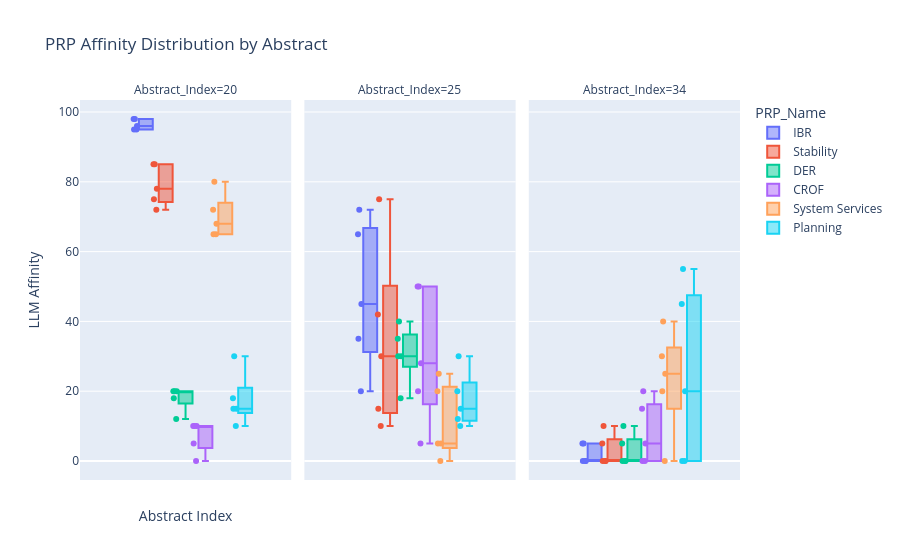

Notebook code for this chart:
### Code cell
abstracts_ids = [1,8,20, 19]
abstracts_ids = [20, 25, 34]
fig = px.box(
    prp_df[prp_df['Abstract_Index'].isin(abstracts_ids)], #ra_df[ra_df['Abstract_Index'].isin([7,8,9])],
    # x='Abstract_Index',
    y='LLM_Affinity',
    # color='Model_Slug',
    points='all',
    # hover_data='PRP_Name',
    # facet_row='PRP_Name',
    facet_col='Abstract_Index',
    color = 'PRP_Name',
    # x = 'Model_Slug',
    title=f'PRP Affinity Distribution by Abstract'
 )
# fig.update_xaxes(range=[0.5,10.5])
fig.update_layout(xaxis_title='Abstract Index', yaxis_title='LLM Affinity')
# fig.update_xaxes(tickangle=45)
fig.show()

### Figure 1 — Plotly figure (JSON) as saved in the notebook; plotly's stock layout.template omitted (floating-point values rounded to 4 significant figures)
{"data": [{"alignmentgroup": "True", "boxpoints": "all", "hovertemplate": "PRP_Name=IBR<br>Abstract_Index=20<br>LLM_Affinity=%{y}<extra></extra>", "legendgroup": "IBR", "marker": {"color": "#636efa"}, "name": "IBR", "notched": false, "offsetgroup": "IBR", "orientation": "v", "showlegend": true, "type": "box", "x0": " ", "xaxis": "x", "y": [95.0, 95.0, 98.0, 96.0, 98.0], "y0": " ", "yaxis": "y"}, {"alignmentgroup": "True", "boxpoints": "all", "hovertemplate": "PRP_Name=IBR<br>Abstract_Index=25<br>LLM_Affinity=%{y}<extra></extra>", "legendgroup": "IBR", "marker": {"color": "#636efa"}, "name": "IBR", "notched": false, "offsetgroup": "IBR", "orientation": "v", "showlegend": false, "type": "box", "x0": " ", "xaxis": "x2", "y": [45.0, 65.0, 72.0, 20.0, 35.0], "y0": " ", "yaxis": "y2"}, {"alignmentgroup": "True", "boxpoints": "all", "hovertemplate": "PRP_Name=IBR<br>Abstract_Index=34<br>LLM_Affinity=%{y}<extra></extra>", "legendgroup": "IBR", "marker": {"color": "#636efa"}, "name": "IBR", "notched": false, "offsetgroup": "IBR", "orientation": "v", "showlegend": false, "type": "box", "x0": " ", "xaxis": "x3", "y": [5.0, 0.0, 5.0, 0.0, 0.0], "y0": " ", "yaxis": "y3"}, {"alignmentgroup": "True", "boxpoints": "all", "hovertemplate": "PRP_Name=Stability<br>Abstract_Index=20<br>LLM_Affinity=%{y}<extra></extra>", "legendgroup": "Stability", "marker": {"color": "#EF553B"}, "name": "Stability", "notched": false, "offsetgroup": "Stability", "orientation": "v", "showlegend": true, "type": "box", "x0": " ", "xaxis": "x", "y": [85.0, 75.0, 72.0, 78.0, 85.0], "y0": " ", "yaxis": "y"}, {"alignmentgroup": "True", "boxpoints": "all", "hovertemplate": "PRP_Name=Stability<br>Abstract_Index=25<br>LLM_Affinity=%{y}<extra></extra>", "legendgroup": "Stability", "marker": {"color": "#EF553B"}, "name": "Stability", "notched": false, "offsetgroup": "Stability", "orientation": "v", "showlegend": false, "type": "box", "x0": " ", "xaxis": "x2", "y": [15.0, 30.0, 42.0, 10.0, 75.0], "y0": " ", "yaxis": "y2"}, {"alignmentgroup": "True", "boxpoints": "all", "hovertemplate": "PRP_Name=Stability<br>Abstract_Index=34<br>LLM_Affinity=%{y}<extra></extra>", "legendgroup": "Stability", "marker": {"color": "#EF553B"}, "name": "Stability", "notched": false, "offsetgroup": "Stability", "orientation": "v", "showlegend": false, "type": "box", "x0": " ", "xaxis": "x3", "y": [5.0, 0.0, 10.0, 0.0, 0.0], "y0": " ", "yaxis": "y3"}, {"alignmentgroup": "True", "boxpoints": "all", "hovertemplate": "PRP_Name=DER<br>Abstract_Index=20<br>LLM_Affinity=%{y}<extra></extra>", "legendgroup": "DER", "marker": {"color": "#00cc96"}, "name": "DER", "notched": false, "offsetgroup": "DER", "orientation": "v", "showlegend": true, "type": "box", "x0": " ", "xaxis": "x", "y": [20.0, 20.0, 12.0, 18.0, 20.0], "y0": " ", "yaxis": "y"}, {"alignmentgroup": "True", "boxpoints": "all", "hovertemplate": "PRP_Name=DER<br>Abstract_Index=25<br>LLM_Affinity=%{y}<extra></extra>", "legendgroup": "DER", "marker": {"color": "#00cc96"}, "name": "DER", "notched": false, "offsetgroup": "DER", "orientation": "v", "showlegend": false, "type": "box", "x0": " ", "xaxis": "x2", "y": [30.0, 30.0, 18.0, 35.0, 40.0], "y0": " ", "yaxis": "y2"}, {"alignmentgroup": "True", "boxpoints": "all", "hovertemplate": "PRP_Name=DER<br>Abstract_Index=34<br>LLM_Affinity=%{y}<extra></extra>", "legendgroup": "DER", "marker": {"color": "#00cc96"}, "name": "DER", "notched": false, "offsetgroup": "DER", "orientation": "v", "showlegend": false, "type": "box", "x0": " ", "xaxis": "x3", "y": [10.0, 0.0, 5.0, 0.0, 0.0], "y0": " ", "yaxis": "y3"}, {"alignmentgroup": "True", "boxpoints": "all", "hovertemplate": "PRP_Name=CROF<br>Abstract_Index=20<br>LLM_Affinity=%{y}<extra></extra>", "legendgroup": "CROF", "marker": {"color": "#ab63fa"}, "name": "CROF", "notched": false, "offsetgroup": "CROF", "orientation": "v", "showlegend": true, "type": "box", "x0": " ", "xaxis": "x", "y": [10.0, 10.0, 5.0, 0.0, 10.0], "y0": " ", "yaxis": "y"}, {"alignmentgroup": "True", "boxpoints": "all", "hovertemplate": "PRP_Name=CROF<br>Abstract_Index=25<br>LLM_Affinity=%{y}<extra></extra>", "legendgroup": "CROF", "marker": {"color": "#ab63fa"}, "name": "CROF", "notched": false, "offsetgroup": "CROF", "orientation": "v", "showlegend": false, "type": "box", "x0": " ", "xaxis": "x2", "y": [50.0, 50.0, 28.0, 5.0, 20.0], "y0": " ", "yaxis": "y2"}, {"alignmentgroup": "True", "boxpoints": "all", "hovertemplate": "PRP_Name=CROF<br>Abstract_Index=34<br>LLM_Affinity=%{y}<extra></extra>", "legendgroup": "CROF", "marker": {"color": "#ab63fa"}, "name": "CROF", "notched": false, "offsetgroup": "CROF", "orientation": "v", "showlegend": false, "type": "box", "x0": " ", "xaxis": "x3", "y": [15.0, 20.0, 5.0, 0.0, 0.0], "y0": " ", "yaxis": "y3"}, {"alignmentgroup": "True", "boxpoints": "all", "hovertemplate": "PRP_Name=System Services<br>Abstract_Index=20<br>LLM_Affinity=%{y}<extra></extra>", "legendgroup": "System Services", "marker": {"color": "#FFA15A"}, "name": "System Services", "notched": false, "offsetgroup": "System Services", "orientation": "v", "showlegend": true, "type": "box", "x0": " ", "xaxis": "x", "y": [65.0, 65.0, 68.0, 72.0, 80.0], "y0": " ", "yaxis": "y"}, {"alignmentgroup": "True", "boxpoints": "all", "hovertemplate": "PRP_Name=System Services<br>Abstract_Index=25<br>LLM_Affinity=%{y}<extra></extra>", "legendgroup": "System Services", "marker": {"color": "#FFA15A"}, "name": "System Services", "notched": false, "offsetgroup": "System Services", "orientation": "v", "showlegend": false, "type": "box", "x0": " ", "xaxis": "x2", "y": [5.0, 20.0, 5.0, 0.0, 25.0], "y0": " ", "yaxis": "y2"}, {"alignmentgroup": "True", "boxpoints": "all", "hovertemplate": "PRP_Name=System Services<br>Abstract_Index=34<br>LLM_Affinity=%{y}<extra></extra>", "legendgroup": "System Services", "marker": {"color": "#FFA15A"}, "name": "System Services", "notched": false, "offsetgroup": "System Services", "orientation": "v", "showlegend": false, "type": "box", "x0": " ", "xaxis": "x3", "y": [25.0, 30.0, 20.0, 0.0, 40.0], "y0": " ", "yaxis": "y3"}, {"alignmentgroup": "True", "boxpoints": "all", "hovertemplate": "PRP_Name=Planning<br>Abstract_Index=20<br>LLM_Affinity=%{y}<extra></extra>", "legendgroup": "Planning", "marker": {"color": "#19d3f3"}, "name": "Planning", "notched": false, "offsetgroup": "Planning", "orientation": "v", "showlegend": true, "type": "box", "x0": " ", "xaxis": "x", "y": [15.0, 30.0, 18.0, 10.0, 15.0], "y0": " ", "yaxis": "y"}, {"alignmentgroup": "True", "boxpoints": "all", "hovertemplate": "PRP_Name=Planning<br>Abstract_Index=25<br>LLM_Affinity=%{y}<extra></extra>", "legendgroup": "Planning", "marker": {"color": "#19d3f3"}, "name": "Planning", "notched": false, "offsetgroup": "Planning", "orientation": "v", "showlegend": false, "type": "box", "x0": " ", "xaxis": "x2", "y": [10.0, 20.0, 12.0, 15.0, 30.0], "y0": " ", "yaxis": "y2"}, {"alignmentgroup": "True", "boxpoints": "all", "hovertemplate": "PRP_Name=Planning<br>Abstract_Index=34<br>LLM_Affinity=%{y}<extra></extra>", "legendgroup": "Planning", "marker": {"color": "#19d3f3"}, "name": "Planning", "notched": false, "offsetgroup": "Planning", "orientation": "v", "showlegend": false, "type": "box", "x0": " ", "xaxis": "x3", "y": [20.0, 45.0, 55.0, 0.0, 0.0], "y0": " ", "yaxis": "y3"}], "layout": {"annotations": [{"font": {}, "showarrow": false, "text": "Abstract_Index=20", "x": 0.16, "xanchor": "center", "xref": "paper", "y": 1, "yanchor": "bottom", "yref": "paper"}, {"font": {}, "showarrow": false, "text": "Abstract_Index=25", "x": 0.5, "xanchor": "center", "xref": "paper", "y": 1, "yanchor": "bottom", "yref": "paper"}, {"font": {}, "showarrow": false, "text": "Abstract_Index=34", "x": 0.84, "xanchor": "center", "xref": "paper", "y": 1, "yanchor": "bottom", "yref": "paper"}], "boxmode": "group", "legend": {"title": {"text": "PRP_Name"}, "tracegroupgap": 0}, "title": {"text": "PRP Affinity Distribution by Abstract"}, "xaxis": {"anchor": "y", "domain": [0, 0.32], "title": {"text": "Abstract Index"}}, "xaxis2": {"anchor": "y2", "domain": [0.34, 0.66], "matches": "x"}, "xaxis3": {"anchor": "y3", "domain": [0.68, 1.0], "matches": "x"}, "yaxis": {"anchor": "x", "domain": [0, 1], "title": {"text": "LLM Affinity"}}, "yaxis2": {"anchor": "x2", "domain": [0, 1], "matches": "y", "showticklabels": false}, "yaxis3": {"anchor": "x3", "domain": [0, 1], "matches": "y", "showticklabels": false}}}
